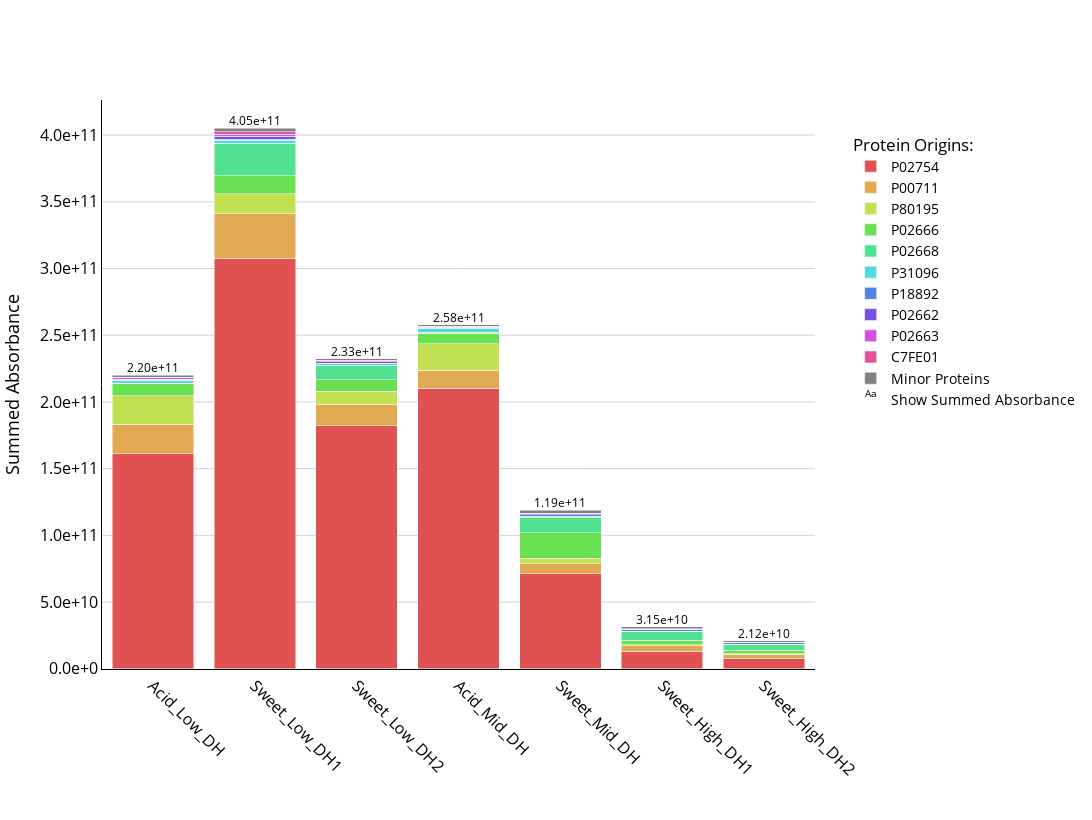
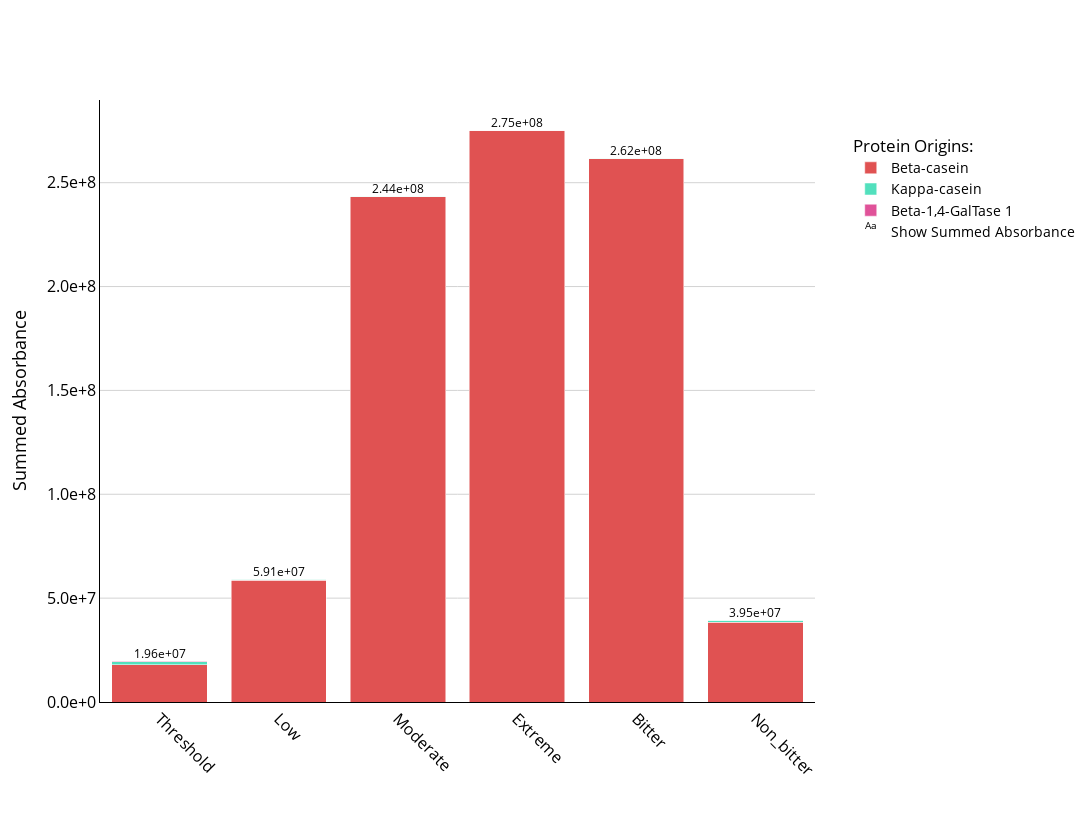

These figures' notebook cell, in order:
### Code cell
# Initialize the interface
data_transformer = DataTransformation()
data_transformer.setup_data_loading_ui()

# Create protein plotter
protein_plotter = ProteinPlotter(data_transformer)
protein_plotter.display()

### Figure 1 — Plotly figure (JSON) as saved in the notebook; plotly's stock layout.template omitted (floating-point values rounded to 4 significant figures)
{"data": [{"hoverinfo": "text", "hovertext": ["Protein: P02754<br>Description: P02754<br>Sample: Sweet_High_DH2<br>Relative Absorbance: 73.28%<br>Absolute Absorbance: 1.61e+11<br>", "Protein: P02754<br>Description: P02754<br>Sample: Sweet_High_DH2<br>Relative Absorbance: 75.96%<br>Absolute Absorbance: 3.08e+11<br>", "Protein: P02754<br>Description: P02754<br>Sample: Sweet_High_DH2<br>Relative Absorbance: 78.33%<br>Absolute Absorbance: 1.82e+11<br>", "Protein: P02754<br>Description: P02754<br>Sample: Sweet_High_DH2<br>Relative Absorbance: 81.48%<br>Absolute Absorbance: 2.10e+11<br>", "Protein: P02754<br>Description: P02754<br>Sample: Sweet_High_DH2<br>Relative Absorbance: 60.06%<br>Absolute Absorbance: 7.14e+10<br>", "Protein: P02754<br>Description: P02754<br>Sample: Sweet_High_DH2<br>Relative Absorbance: 42.03%<br>Absolute Absorbance: 1.32e+10<br>", "Protein: P02754<br>Description: P02754<br>Sample: Sweet_High_DH2<br>Relative Absorbance: 37.95%<br>Absolute Absorbance: 8.04e+09<br>"], "marker": {"color": "hsl(0.0,70%,60%)"}, "name": "P02754", "type": "bar", "x": ["Acid_Low_DH", "Sweet_Low_DH1", "Sweet_Low_DH2", "Acid_Mid_DH", "Sweet_Mid_DH", "Sweet_High_DH1", "Sweet_High_DH2"], "y": [161200000000.0, 307600000000.0, 182100000000.0, 210200000000.0, 71400000000.0, 13220000000.0, 8042000000.0]}, {"hoverinfo": "text", "hovertext": ["Protein: P00711<br>Description: P00711<br>Sample: Sweet_High_DH2<br>Relative Absorbance: 10.11%<br>Absolute Absorbance: 2.22e+10<br>", "Protein: P00711<br>Description: P00711<br>Sample: Sweet_High_DH2<br>Relative Absorbance: 8.27%<br>Absolute Absorbance: 3.35e+10<br>", "Protein: P00711<br>Description: P00711<br>Sample: Sweet_High_DH2<br>Relative Absorbance: 7.01%<br>Absolute Absorbance: 1.63e+10<br>", "Protein: P00711<br>Description: P00711<br>Sample: Sweet_High_DH2<br>Relative Absorbance: 5.31%<br>Absolute Absorbance: 1.37e+10<br>", "Protein: P00711<br>Description: P00711<br>Sample: Sweet_High_DH2<br>Relative Absorbance: 6.14%<br>Absolute Absorbance: 7.29e+09<br>", "Protein: P00711<br>Description: P00711<br>Sample: Sweet_High_DH2<br>Relative Absorbance: 13.41%<br>Absolute Absorbance: 4.22e+09<br>", "Protein: P00711<br>Description: P00711<br>Sample: Sweet_High_DH2<br>Relative Absorbance: 12.88%<br>Absolute Absorbance: 2.73e+09<br>"], "marker": {"color": "hsl(36.666666666666664,70%,60%)"}, "name": "P00711", "type": "bar", "x": ["Acid_Low_DH", "Sweet_Low_DH1", "Sweet_Low_DH2", "Acid_Mid_DH", "Sweet_Mid_DH", "Sweet_High_DH1", "Sweet_High_DH2"], "y": [22250000000.0, 33490000000.0, 16290000000.0, 13690000000.0, 7294000000.0, 4220000000.0, 2728000000.0]}, {"hoverinfo": "text", "hovertext": ["Protein: P80195<br>Description: P80195<br>Sample: Sweet_High_DH2<br>Relative Absorbance: 9.55%<br>Absolute Absorbance: 2.10e+10<br>", "Protein: P80195<br>Description: P80195<br>Sample: Sweet_High_DH2<br>Relative Absorbance: 3.66%<br>Absolute Absorbance: 1.48e+10<br>", "Protein: P80195<br>Description: P80195<br>Sample: Sweet_High_DH2<br>Relative Absorbance: 4.15%<br>Absolute Absorbance: 9.65e+09<br>", "Protein: P80195<br>Description: P80195<br>Sample: Sweet_High_DH2<br>Relative Absorbance: 7.66%<br>Absolute Absorbance: 1.98e+10<br>", "Protein: P80195<br>Description: P80195<br>Sample: Sweet_High_DH2<br>Relative Absorbance: 3.50%<br>Absolute Absorbance: 4.17e+09<br>", "Protein: P80195<br>Description: P80195<br>Sample: Sweet_High_DH2<br>Relative Absorbance: 2.35%<br>Absolute Absorbance: 7.40e+08<br>", "Protein: P80195<br>Description: P80195<br>Sample: Sweet_High_DH2<br>Relative Absorbance: 2.55%<br>Absolute Absorbance: 5.41e+08<br>"], "marker": {"color": "hsl(73.33333333333333,70%,60%)"}, "name": "P80195", "type": "bar", "x": ["Acid_Low_DH", "Sweet_Low_DH1", "Sweet_Low_DH2", "Acid_Mid_DH", "Sweet_Mid_DH", "Sweet_High_DH1", "Sweet_High_DH2"], "y": [21010000000.0, 14820000000.0, 9648000000.0, 19760000000.0, 4167000000.0, 739600000.0, 541100000.0]}, {"hoverinfo": "text", "hovertext": ["Protein: P02666<br>Description: P02666<br>Sample: Sweet_High_DH2<br>Relative Absorbance: 4.13%<br>Absolute Absorbance: 9.09e+09<br>", "Protein: P02666<br>Description: P02666<br>Sample: Sweet_High_DH2<br>Relative Absorbance: 3.39%<br>Absolute Absorbance: 1.37e+10<br>", "Protein: P02666<br>Description: P02666<br>Sample: Sweet_High_DH2<br>Relative Absorbance: 3.68%<br>Absolute Absorbance: 8.56e+09<br>", "Protein: P02666<br>Description: P02666<br>Sample: Sweet_High_DH2<br>Relative Absorbance: 3.07%<br>Absolute Absorbance: 7.91e+09<br>", "Protein: P02666<br>Description: P02666<br>Sample: Sweet_High_DH2<br>Relative Absorbance: 16.17%<br>Absolute Absorbance: 1.92e+10<br>", "Protein: P02666<br>Description: P02666<br>Sample: Sweet_High_DH2<br>Relative Absorbance: 9.80%<br>Absolute Absorbance: 3.08e+09<br>", "Protein: P02666<br>Description: P02666<br>Sample: Sweet_High_DH2<br>Relative Absorbance: 11.80%<br>Absolute Absorbance: 2.50e+09<br>"], "marker": {"color": "hsl(110.0,70%,60%)"}, "name": "P02666", "type": "bar", "x": ["Acid_Low_DH", "Sweet_Low_DH1", "Sweet_Low_DH2", "Acid_Mid_DH", "Sweet_Mid_DH", "Sweet_High_DH1", "Sweet_High_DH2"], "y": [9091000000.0, 13710000000.0, 8558000000.0, 7915000000.0, 19230000000.0, 3084000000.0, 2500000000.0]}, {"hoverinfo": "text", "hovertext": ["Protein: P02668<br>Description: P02668<br>Sample: Sweet_High_DH2<br>Relative Absorbance: 0.17%<br>Absolute Absorbance: 3.73e+08<br>", "Protein: P02668<br>Description: P02668<br>Sample: Sweet_High_DH2<br>Relative Absorbance: 5.95%<br>Absolute Absorbance: 2.41e+10<br>", "Protein: P02668<br>Description: P02668<br>Sample: Sweet_High_DH2<br>Relative Absorbance: 4.73%<br>Absolute Absorbance: 1.10e+10<br>", "Protein: P02668<br>Description: P02668<br>Sample: Sweet_High_DH2<br>Relative Absorbance: 0.25%<br>Absolute Absorbance: 6.34e+08<br>", "Protein: P02668<br>Description: P02668<br>Sample: Sweet_High_DH2<br>Relative Absorbance: 9.69%<br>Absolute Absorbance: 1.15e+10<br>", "Protein: P02668<br>Description: P02668<br>Sample: Sweet_High_DH2<br>Relative Absorbance: 21.09%<br>Absolute Absorbance: 6.63e+09<br>", "Protein: P02668<br>Description: P02668<br>Sample: Sweet_High_DH2<br>Relative Absorbance: 21.41%<br>Absolute Absorbance: 4.54e+09<br>"], "marker": {"color": "hsl(146.66666666666666,70%,60%)"}, "name": "P02668", "type": "bar", "x": ["Acid_Low_DH", "Sweet_Low_DH1", "Sweet_Low_DH2", "Acid_Mid_DH", "Sweet_Mid_DH", "Sweet_High_DH1", "Sweet_High_DH2"], "y": [373000000.0, 24100000000.0, 11000000000.0, 633600000.0, 11520000000.0, 6634000000.0, 4535000000.0]}, {"hoverinfo": "text", "hovertext": ["Protein: P31096<br>Description: P31096<br>Sample: Sweet_High_DH2<br>Relative Absorbance: 1.11%<br>Absolute Absorbance: 2.45e+09<br>", "Protein: P31096<br>Description: P31096<br>Sample: Sweet_High_DH2<br>Relative Absorbance: 0.55%<br>Absolute Absorbance: 2.22e+09<br>", "Protein: P31096<br>Description: P31096<br>Sample: Sweet_High_DH2<br>Relative Absorbance: 0.51%<br>Absolute Absorbance: 1.19e+09<br>", "Protein: P31096<br>Description: P31096<br>Sample: Sweet_High_DH2<br>Relative Absorbance: 1.14%<br>Absolute Absorbance: 2.94e+09<br>", "Protein: P31096<br>Description: P31096<br>Sample: Sweet_High_DH2<br>Relative Absorbance: 0.65%<br>Absolute Absorbance: 7.73e+08<br>", "Protein: P31096<br>Description: P31096<br>Sample: Sweet_High_DH2<br>Relative Absorbance: 0.32%<br>Absolute Absorbance: 1.00e+08<br>", "Protein: P31096<br>Description: P31096<br>Sample: Sweet_High_DH2<br>Relative Absorbance: 0.35%<br>Absolute Absorbance: 7.49e+07<br>"], "marker": {"color": "hsl(183.33333333333331,70%,60%)"}, "name": "P31096", "type": "bar", "x": ["Acid_Low_DH", "Sweet_Low_DH1", "Sweet_Low_DH2", "Acid_Mid_DH", "Sweet_Mid_DH", "Sweet_High_DH1", "Sweet_High_DH2"], "y": [2451000000.0, 2217000000.0, 1192000000.0, 2941000000.0, 772900000.0, 100100000.0, 74900000.0]}, {"hoverinfo": "text", "hovertext": ["Protein: P18892<br>Description: P18892<br>Sample: Sweet_High_DH2<br>Relative Absorbance: 0.07%<br>Absolute Absorbance: 1.56e+08<br>", "Protein: P18892<br>Description: P18892<br>Sample: Sweet_High_DH2<br>Relative Absorbance: 0.21%<br>Absolute Absorbance: 8.66e+08<br>", "Protein: P18892<br>Description: P18892<br>Sample: Sweet_High_DH2<br>Relative Absorbance: 0.15%<br>Absolute Absorbance: 3.46e+08<br>", "Protein: P18892<br>Description: P18892<br>Sample: Sweet_High_DH2<br>Relative Absorbance: 0.17%<br>Absolute Absorbance: 4.32e+08<br>", "Protein: P18892<br>Description: P18892<br>Sample: Sweet_High_DH2<br>Relative Absorbance: 1.03%<br>Absolute Absorbance: 1.22e+09<br>", "Protein: P18892<br>Description: P18892<br>Sample: Sweet_High_DH2<br>Relative Absorbance: 5.49%<br>Absolute Absorbance: 1.73e+09<br>", "Protein: P18892<br>Description: P18892<br>Sample: Sweet_High_DH2<br>Relative Absorbance: 6.36%<br>Absolute Absorbance: 1.35e+09<br>"], "marker": {"color": "hsl(220.0,70%,60%)"}, "name": "P18892", "type": "bar", "x": ["Acid_Low_DH", "Sweet_Low_DH1", "Sweet_Low_DH2", "Acid_Mid_DH", "Sweet_Mid_DH", "Sweet_High_DH1", "Sweet_High_DH2"], "y": [155900000.0, 866400000.0, 345500000.0, 432400000.0, 1220000000.0, 1727000000.0, 1347000000.0]}, {"hoverinfo": "text", "hovertext": ["Protein: P02662<br>Description: P02662<br>Sample: Sweet_High_DH2<br>Relative Absorbance: 0.28%<br>Absolute Absorbance: 6.18e+08<br>", "Protein: P02662<br>Description: P02662<br>Sample: Sweet_High_DH2<br>Relative Absorbance: 0.55%<br>Absolute Absorbance: 2.21e+09<br>", "Protein: P02662<br>Description: P02662<br>Sample: Sweet_High_DH2<br>Relative Absorbance: 0.37%<br>Absolute Absorbance: 8.63e+08<br>", "Protein: P02662<br>Description: P02662<br>Sample: Sweet_High_DH2<br>Relative Absorbance: 0.24%<br>Absolute Absorbance: 6.23e+08<br>", "Protein: P02662<br>Description: P02662<br>Sample: Sweet_High_DH2<br>Relative Absorbance: 0.44%<br>Absolute Absorbance: 5.24e+08<br>", "Protein: P02662<br>Description: P02662<br>Sample: Sweet_High_DH2<br>Relative Absorbance: 0.18%<br>Absolute Absorbance: 5.72e+07<br>", "Protein: P02662<br>Description: P02662<br>Sample: Sweet_High_DH2<br>Relative Absorbance: 0.17%<br>Absolute Absorbance: 3.55e+07<br>"], "marker": {"color": "hsl(256.66666666666663,70%,60%)"}, "name": "P02662", "type": "bar", "x": ["Acid_Low_DH", "Sweet_Low_DH1", "Sweet_Low_DH2", "Acid_Mid_DH", "Sweet_Mid_DH", "Sweet_High_DH1", "Sweet_High_DH2"], "y": [617900000.0, 2208000000.0, 862600000.0, 622900000.0, 523500000.0, 57200000.0, 35540000.0]}, {"hoverinfo": "text", "hovertext": ["Protein: P02663<br>Description: P02663<br>Sample: Sweet_High_DH2<br>Relative Absorbance: 0.45%<br>Absolute Absorbance: 1.00e+09<br>", "Protein: P02663<br>Description: P02663<br>Sample: Sweet_High_DH2<br>Relative Absorbance: 0.38%<br>Absolute Absorbance: 1.55e+09<br>", "Protein: P02663<br>Description: P02663<br>Sample: Sweet_High_DH2<br>Relative Absorbance: 0.39%<br>Absolute Absorbance: 9.04e+08<br>", "Protein: P02663<br>Description: P02663<br>Sample: Sweet_High_DH2<br>Relative Absorbance: 0.09%<br>Absolute Absorbance: 2.34e+08<br>", "Protein: P02663<br>Description: P02663<br>Sample: Sweet_High_DH2<br>Relative Absorbance: 0.12%<br>Absolute Absorbance: 1.47e+08<br>", "Protein: P02663<br>Description: P02663<br>Sample: Sweet_High_DH2<br>Relative Absorbance: 0.28%<br>Absolute Absorbance: 8.73e+07<br>", "Protein: P02663<br>Description: P02663<br>Sample: Sweet_High_DH2<br>Relative Absorbance: 0.28%<br>Absolute Absorbance: 6.01e+07<br>"], "marker": {"color": "hsl(293.3333333333333,70%,60%)"}, "name": "P02663", "type": "bar", "x": ["Acid_Low_DH", "Sweet_Low_DH1", "Sweet_Low_DH2", "Acid_Mid_DH", "Sweet_Mid_DH", "Sweet_High_DH1", "Sweet_High_DH2"], "y": [1000000000.0, 1550000000.0, 903800000.0, 233600000.0, 146700000.0, 87280000.0, 60070000.0]}, {"hoverinfo": "text", "hovertext": ["Protein: C7FE01<br>Description: C7FE01<br>Sample: Sweet_High_DH2<br>Relative Absorbance: 0.20%<br>Absolute Absorbance: 4.35e+08<br>", "Protein: C7FE01<br>Description: C7FE01<br>Sample: Sweet_High_DH2<br>Relative Absorbance: 0.48%<br>Absolute Absorbance: 1.96e+09<br>", "Protein: C7FE01<br>Description: C7FE01<br>Sample: Sweet_High_DH2<br>Relative Absorbance: 0.11%<br>Absolute Absorbance: 2.46e+08<br>", "Protein: C7FE01<br>Description: C7FE01<br>Sample: Sweet_High_DH2<br>Relative Absorbance: 0.08%<br>Absolute Absorbance: 1.99e+08<br>", "Protein: C7FE01<br>Description: C7FE01<br>Sample: Sweet_High_DH2<br>Relative Absorbance: 0.20%<br>Absolute Absorbance: 2.37e+08<br>", "Protein: C7FE01<br>Description: C7FE01<br>Sample: Sweet_High_DH2<br>Relative Absorbance: 0.16%<br>Absolute Absorbance: 5.19e+07<br>", "Protein: C7FE01<br>Description: C7FE01<br>Sample: Sweet_High_DH2<br>Relative Absorbance: 0.20%<br>Absolute Absorbance: 4.21e+07<br>"], "marker": {"color": "hsl(330.0,70%,60%)"}, "name": "C7FE01", "type": "bar", "x": ["Acid_Low_DH", "Sweet_Low_DH1", "Sweet_Low_DH2", "Acid_Mid_DH", "Sweet_Mid_DH", "Sweet_High_DH1", "Sweet_High_DH2"], "y": [434800000.0, 1959000000.0, 246500000.0, 198900000.0, 236800000.0, 51860000.0, 42130000.0]}, {"hoverinfo": "text", "hovertext": ["Protein: Minor Proteins<br>Description: Minor Proteins<br>Sample: Sweet_High_DH2<br>Relative Absorbance: 0.64%<br>Absolute Absorbance: 1.41e+09<br>", "Protein: Minor Proteins<br>Description: Minor Proteins<br>Sample: Sweet_High_DH2<br>Relative Absorbance: 0.60%<br>Absolute Absorbance: 2.44e+09<br>", "Protein: Minor Proteins<br>Description: Minor Proteins<br>Sample: Sweet_High_DH2<br>Relative Absorbance: 0.58%<br>Absolute Absorbance: 1.34e+09<br>", "Protein: Minor Proteins<br>Description: Minor Proteins<br>Sample: Sweet_High_DH2<br>Relative Absorbance: 0.52%<br>Absolute Absorbance: 1.35e+09<br>", "Protein: Minor Proteins<br>Description: Minor Proteins<br>Sample: Sweet_High_DH2<br>Relative Absorbance: 1.99%<br>Absolute Absorbance: 2.37e+09<br>", "Protein: Minor Proteins<br>Description: Minor Proteins<br>Sample: Sweet_High_DH2<br>Relative Absorbance: 4.88%<br>Absolute Absorbance: 1.54e+09<br>", "Protein: Minor Proteins<br>Description: Minor Proteins<br>Sample: Sweet_High_DH2<br>Relative Absorbance: 6.05%<br>Absolute Absorbance: 1.28e+09<br>"], "marker": {"color": "#808080"}, "name": "Minor Proteins", "type": "bar", "x": ["Acid_Low_DH", "Sweet_Low_DH1", "Sweet_Low_DH2", "Acid_Mid_DH", "Sweet_Mid_DH", "Sweet_High_DH1", "Sweet_High_DH2"], "y": [1411000000.0, 2443000000.0, 1343000000.0, 1346000000.0, 2371000000.0, 1537000000.0, 1281000000.0]}, {"hoverinfo": "none", "mode": "text", "name": "Show Summed Absorbance", "showlegend": true, "text": ["2.20e+11", "4.05e+11", "2.33e+11", "2.58e+11", "1.19e+11", "3.15e+10", "2.12e+10"], "textfont": {"color": "black", "size": 12}, "textposition": "top center", "texttemplate": "%{text}", "type": "scatter", "x": ["Acid_Low_DH", "Sweet_Low_DH1", "Sweet_Low_DH2", "Acid_Mid_DH", "Sweet_Mid_DH", "Sweet_High_DH1", "Sweet_High_DH2"], "y": [220000000000.0, 405000000000.0, 232500000000.0, 257900000000.0, 118900000000.0, 31460000000.0, 21190000000.0]}], "layout": {"barmode": "stack", "height": 820, "hoverlabel": {"bgcolor": "white", "font": {"family": "Arial", "size": 14}}, "legend": {"bgcolor": "rgba(255, 255, 255, 0.9)", "font": {"color": "black", "size": 14}, "title": {"text": "Protein Origins:"}, "traceorder": "normal", "x": 1.05, "xanchor": "left", "y": 0.95, "yanchor": "top"}, "margin": {"b": 100, "l": 100, "r": 100, "t": 100}, "showlegend": true, "title": {"font": {"color": "black", "size": 18}, "text": "", "x": 0.5, "xanchor": "center", "y": 0.95, "yanchor": "top"}, "width": 1200, "xaxis": {"linecolor": "black", "linewidth": 1, "mirror": false, "showline": true, "tickangle": 45, "tickfont": {"color": "black", "size": 16}, "title": {"font": {"color": "black", "size": 18}, "text": ""}}, "yaxis": {"exponentformat": "E", "gridcolor": "lightgray", "linecolor": "black", "linewidth": 1, "mirror": false, "showexponent": "all", "showgrid": true, "showline": true, "showticklabels": true, "tickfont": {"color": "black", "size": 16}, "tickformat": ".1e", "title": {"font": {"color": "black", "size": 18}, "text": "Summed Absorbance"}, "zeroline": false}}}

### Figure 2 — Plotly figure (JSON) as saved in the notebook; plotly's stock layout.template omitted (floating-point values rounded to 4 significant figures)
{"data": [{"hoverinfo": "text", "hovertext": ["Protein: P02666<br>Description: Beta-casein<br>Sample: Non_bitter<br>Relative Absorbance: 91.68%<br>Absolute Absorbance: 1.80e+07<br>", "Protein: P02666<br>Description: Beta-casein<br>Sample: Non_bitter<br>Relative Absorbance: 99.34%<br>Absolute Absorbance: 5.87e+07<br>", "Protein: P02666<br>Description: Beta-casein<br>Sample: Non_bitter<br>Relative Absorbance: 99.91%<br>Absolute Absorbance: 2.43e+08<br>", "Protein: P02666<br>Description: Beta-casein<br>Sample: Non_bitter<br>Relative Absorbance: 99.96%<br>Absolute Absorbance: 2.75e+08<br>", "Protein: P02666<br>Description: Beta-casein<br>Sample: Non_bitter<br>Relative Absorbance: 99.94%<br>Absolute Absorbance: 2.62e+08<br>", "Protein: P02666<br>Description: Beta-casein<br>Sample: Non_bitter<br>Relative Absorbance: 97.19%<br>Absolute Absorbance: 3.83e+07<br>"], "marker": {"color": "hsl(0.0,70%,60%)"}, "name": "Beta-casein", "type": "bar", "x": ["Threshold", "Low", "Moderate", "Extreme", "Bitter", "Non_bitter"], "y": [17990000.0, 58700000.0, 243300000.0, 275200000.0, 261500000.0, 38350000.0]}, {"hoverinfo": "text", "hovertext": ["Protein: P02668<br>Description: Kappa-casein<br>Sample: Non_bitter<br>Relative Absorbance: 7.30%<br>Absolute Absorbance: 1.43e+06<br>", "Protein: P02668<br>Description: Kappa-casein<br>Sample: Non_bitter<br>Relative Absorbance: 0.66%<br>Absolute Absorbance: 3.89e+05<br>", "Protein: P02668<br>Description: Kappa-casein<br>Sample: Non_bitter<br>Relative Absorbance: 0.09%<br>Absolute Absorbance: 2.22e+05<br>", "Protein: P02668<br>Description: Kappa-casein<br>Sample: Non_bitter<br>Relative Absorbance: 0.04%<br>Absolute Absorbance: 1.09e+05<br>", "Protein: P02668<br>Description: Kappa-casein<br>Sample: Non_bitter<br>Relative Absorbance: 0.06%<br>Absolute Absorbance: 1.54e+05<br>", "Protein: P02668<br>Description: Kappa-casein<br>Sample: Non_bitter<br>Relative Absorbance: 2.31%<br>Absolute Absorbance: 9.11e+05<br>"], "marker": {"color": "hsl(165.0,70%,60%)"}, "name": "Kappa-casein", "type": "bar", "x": ["Threshold", "Low", "Moderate", "Extreme", "Bitter", "Non_bitter"], "y": [1433000.0, 389100.0, 221700.0, 108500.0, 153800.0, 911100.0]}, {"hoverinfo": "text", "hovertext": ["Protein: P08037<br>Description: Beta-1,4-GalTase 1<br>Sample: Non_bitter<br>Relative Absorbance: 1.02%<br>Absolute Absorbance: 1.99e+05<br>", "Protein: P08037<br>Description: Beta-1,4-GalTase 1<br>Sample: Non_bitter<br>Relative Absorbance: 0.00%<br>Absolute Absorbance: 0.00e+00<br>", "Protein: P08037<br>Description: Beta-1,4-GalTase 1<br>Sample: Non_bitter<br>Relative Absorbance: 0.00%<br>Absolute Absorbance: 0.00e+00<br>", "Protein: P08037<br>Description: Beta-1,4-GalTase 1<br>Sample: Non_bitter<br>Relative Absorbance: 0.00%<br>Absolute Absorbance: 0.00e+00<br>", "Protein: P08037<br>Description: Beta-1,4-GalTase 1<br>Sample: Non_bitter<br>Relative Absorbance: 0.00%<br>Absolute Absorbance: 0.00e+00<br>", "Protein: P08037<br>Description: Beta-1,4-GalTase 1<br>Sample: Non_bitter<br>Relative Absorbance: 0.51%<br>Absolute Absorbance: 1.99e+05<br>"], "marker": {"color": "hsl(330.0,70%,60%)"}, "name": "Beta-1,4-GalTase 1", "type": "bar", "x": ["Threshold", "Low", "Moderate", "Extreme", "Bitter", "Non_bitter"], "y": [199400.0, 0, 0, 0, 0, 199400.0]}, {"hoverinfo": "none", "mode": "text", "name": "Show Summed Absorbance", "showlegend": true, "text": ["1.96e+07", "5.91e+07", "2.44e+08", "2.75e+08", "2.62e+08", "3.95e+07"], "textfont": {"color": "black", "size": 12}, "textposition": "top center", "texttemplate": "%{text}", "type": "scatter", "x": ["Threshold", "Low", "Moderate", "Extreme", "Bitter", "Non_bitter"], "y": [19630000.0, 59090000.0, 243600000.0, 275300000.0, 261700000.0, 39460000.0]}], "layout": {"barmode": "stack", "height": 820, "hoverlabel": {"bgcolor": "white", "font": {"family": "Arial", "size": 14}}, "legend": {"bgcolor": "rgba(255, 255, 255, 0.9)", "font": {"color": "black", "size": 14}, "title": {"text": "Protein Origins:"}, "traceorder": "normal", "x": 1.05, "xanchor": "left", "y": 0.95, "yanchor": "top"}, "margin": {"b": 100, "l": 100, "r": 100, "t": 100}, "showlegend": true, "title": {"font": {"color": "black", "size": 18}, "text": "", "x": 0.5, "xanchor": "center", "y": 0.95, "yanchor": "top"}, "width": 1200, "xaxis": {"linecolor": "black", "linewidth": 1, "mirror": false, "showline": true, "tickangle": 45, "tickfont": {"color": "black", "size": 16}, "title": {"font": {"color": "black", "size": 18}, "text": ""}}, "yaxis": {"exponentformat": "E", "gridcolor": "lightgray", "linecolor": "black", "linewidth": 1, "mirror": false, "showexponent": "all", "showgrid": true, "showline": true, "showticklabels": true, "tickfont": {"color": "black", "size": 16}, "tickformat": ".1e", "title": {"font": {"color": "black", "size": 18}, "text": "Summed Absorbance"}, "zeroline": false}}}
